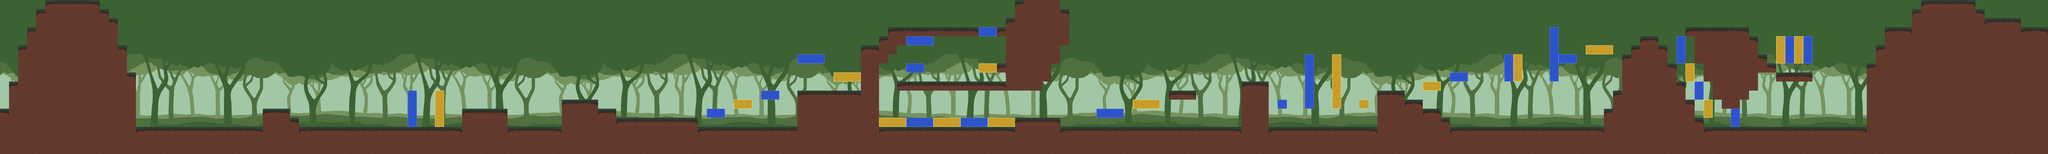

Tiled map render using the project's own tile images. Description and the map definition, with tile-layer contents summarised, below:
An orthogonal 226x17 tile map with 64x64 px tiles, 8 tile layers (fond1t, fond2t, fond3t, fond4t, ...), 13 tilesets and 117 objects.

<map version="1.8" tiledversion="1.8.2" orientation="orthogonal" renderorder="right-down" width="226" height="17" tilewidth="64" tileheight="64" infinite="0" nextlayerid="39" nextobjectid="294">
 <editorsettings>
  <export target="level.json" format="json" />
 </editorsettings>
 <tileset firstgid="1" name="tileset" tilewidth="64" tileheight="64" tilecount="100" columns="10">
  <image source="../tilesets/tileset.png" width="640" height="640" />
 </tileset>
 <tileset firstgid="101" name="fond1" tilewidth="64" tileheight="64" tilecount="480" columns="30">
  <image source="../fonds/fond1.png" width="1920" height="1080" />
 </tileset>
 <tileset firstgid="581" name="fond2" tilewidth="64" tileheight="64" tilecount="480" columns="30">
  <image source="../fonds/fond2.png" width="1920" height="1080" />
 </tileset>
 <tileset firstgid="1061" name="fond3" tilewidth="64" tileheight="64" tilecount="480" columns="30">
  <image source="../fonds/fond3.png" width="1920" height="1080" />
 </tileset>
 <tileset firstgid="1541" name="fond4" tilewidth="64" tileheight="64" tilecount="480" columns="30">
  <image source="../fonds/fond4.png" width="1920" height="1080" />
 </tileset>
 <tileset firstgid="2021" name="chekpoint" tilewidth="78" tileheight="124" tilecount="1" columns="1">
  <image source="../items/chekpoint.png" width="78" height="124" />
 </tileset>
 <tileset firstgid="2022" name="arbregrand" tilewidth="1267" tileheight="1058" tilecount="1" columns="1">
  <image source="../images/arbregrand.png" width="1267" height="1058" />
 </tileset>
 <tileset firstgid="2023" name="arbre" tilewidth="594" tileheight="705" tilecount="1" columns="1">
  <image source="../images/arbre.png" width="594" height="705" />
 </tileset>
 <tileset firstgid="2024" name="panneau" tilewidth="154" tileheight="201" tilecount="1" columns="1">
  <image source="../images/panneau.png" width="154" height="201" />
 </tileset>
 <tileset firstgid="2025" name="arbremoyen" tilewidth="584" tileheight="727" tilecount="1" columns="1">
  <image source="../images/arbremoyen.png" width="584" height="727" />
 </tileset>
 <tileset firstgid="2026" name="roche1" tilewidth="114" tileheight="99" tilecount="1" columns="1">
  <image source="../images/roche1.png" width="114" height="99" />
 </tileset>
 <tileset firstgid="2027" name="roche2" tilewidth="94" tileheight="92" tilecount="1" columns="1">
  <image source="../images/roche2.png" width="94" height="92" />
 </tileset>
 <tileset firstgid="2028" name="roche3" tilewidth="113" tileheight="102" tilecount="1" columns="1">
  <image source="../images/roche3.png" width="113" height="102" />
 </tileset>
 <layer id="9" name="fond1t" width="226" height="17">
  <data>[3842 cells, 3842 non-empty, 461 distinct tile ids]</data>
 </layer>
 <layer id="10" name="fond2t" width="226" height="17">
  <data>[3842 cells, 3840 non-empty, 480 distinct tile ids]</data>
 </layer>
 <layer id="11" name="fond3t" width="226" height="17">
  <data>[3842 cells, 3840 non-empty, 480 distinct tile ids]</data>
 </layer>
 <layer id="12" name="fond4t" width="226" height="17">
  <data>[3842 cells, 3842 non-empty, 480 distinct tile ids]</data>
 </layer>
 <objectgroup id="31" name="arbregrandplan">
  <object id="255" gid="2022" x="921" y="897" width="1267" height="1058" />
  <object id="256" gid="2022" x="3231" y="899" width="1267" height="1058" />
  <object id="257" gid="2147485670" x="7329" y="907" width="1267" height="1058" />
  <object id="258" gid="2147485670" x="8281" y="905" width="1267" height="1058" />
  <object id="259" gid="2147485670" x="10331" y="905" width="1267" height="1058" />
  <object id="260" gid="2147485670" x="12113" y="903" width="1267" height="1058" />
 </objectgroup>
 <objectgroup id="35" name="arbremoyenplan">
  <object id="270" gid="2025" x="4608" y="832" width="584" height="727" />
  <object id="272" gid="2025" x="8256" y="896" width="584" height="727" />
  <object id="273" gid="2025" x="9856" y="768" width="584" height="727" />
  <object id="276" gid="2025" x="11740" y="900" width="584" height="727" />
  <object id="279" gid="2025" x="2752" y="896" width="584" height="727" />
 </objectgroup>
 <objectgroup id="30" name="arbreplan">
  <object id="261" gid="2023" x="2176" y="896" width="594" height="705" />
  <object id="263" gid="2147485671" x="5312" y="896" width="594" height="705" />
  <object id="266" gid="2147485671" x="7488" y="896" width="594" height="705" />
 </objectgroup>
 <objectgroup id="36" name="pierre1">
  <object id="282" gid="2026" x="1664" y="896" width="114" height="99" />
  <object id="283" gid="2026" x="3392" y="768" width="114" height="99" />
  <object id="284" gid="2026" x="7232" y="832" width="114" height="99" />
  <object id="285" gid="2026" x="10368" y="896" width="114" height="99" />
  <object id="286" gid="2026" x="12352" y="896" width="114" height="99" />
 </objectgroup>
 <objectgroup id="37" name="pierre2">
  <object id="288" gid="2027" x="14144" y="128" width="94" height="92" />
  <object id="289" gid="2027" x="11200" y="896" width="94" height="92" />
  <object id="290" gid="2027" x="8576" y="896" width="94" height="92" />
 </objectgroup>
 <objectgroup id="38" name="pierre3">
  <object id="292" gid="2028" x="5120" y="896" width="113" height="102" />
  <object id="293" gid="2028" x="6080" y="320" width="113" height="102" />
 </objectgroup>
 <objectgroup id="32" name="panneauplan">
  <object id="267" gid="2024" x="1195" y="929" width="154" height="201" />
 </objectgroup>
 <objectgroup id="14" name="checkpointplan">
  <object id="241" gid="2021" x="4803" y="846" width="78" height="124" />
  <object id="244" gid="2021" x="9787" y="658" width="78" height="124" />
  <object id="254" gid="2021" x="997" y="906" width="78" height="124" />
 </objectgroup>
 <objectgroup id="15" name="roncesbasplan">
  <object id="156" gid="34" x="12544" y="512" width="64" height="64" />
  <object id="157" gid="34" x="12608" y="512" width="64" height="64" />
  <object id="158" gid="34" x="12672" y="512" width="64" height="64" />
  <object id="159" gid="34" x="12736" y="512" width="64" height="64" />
  <object id="160" gid="34" x="11456" y="384" width="64" height="64" />
  <object id="161" gid="34" x="11392" y="640" width="64" height="64" />
  <object id="162" gid="34" x="11328" y="768" width="64" height="64" />
  <object id="163" gid="34" x="11904" y="192" width="64" height="64" />
  <object id="164" gid="34" x="11968" y="192" width="64" height="64" />
  <object id="165" gid="34" x="12032" y="192" width="64" height="64" />
  <object id="166" gid="34" x="12096" y="192" width="64" height="64" />
  <object id="167" gid="34" x="12160" y="192" width="64" height="64" />
  <object id="168" gid="34" x="12288" y="192" width="64" height="64" />
  <object id="169" gid="34" x="12224" y="192" width="64" height="64" />
  <object id="170" gid="34" x="9664" y="896" width="64" height="64" />
  <object id="171" gid="34" x="9600" y="896" width="64" height="64" />
  <object id="172" gid="34" x="9536" y="896" width="64" height="64" />
  <object id="173" gid="34" x="9472" y="896" width="64" height="64" />
  </objectgroup>
 <objectgroup id="16" name="ronceshautplan">
  <!-- 26 objects omitted --></objectgroup>
 <objectgroup id="18" name="roncesgaucheplan">
  <!-- 22 objects omitted --></objectgroup>
 <objectgroup id="19" name="roncesdroiteplan">
  <!-- 14 objects omitted --></objectgroup>
 <layer id="25" name="bleu" width="226" height="17">
  <data>[3842 cells, 60 non-empty, 6 distinct tile ids]</data>
 </layer>
 <layer id="26" name="jaune" width="226" height="17">
  <data>[3842 cells, 48 non-empty, 6 distinct tile ids]</data>
 </layer>
 <layer id="33" name="rose" width="226" height="17">
  <data>[3842 cells, 45 non-empty, 6 distinct tile ids]</data>
 </layer>
 <layer id="13" name="terre" width="226" height="17">
  <data>[3842 cells, 1430 non-empty, 4 distinct tile ids]</data>
 </layer>
</map>
<!-- 71 of 117 objects omitted -->